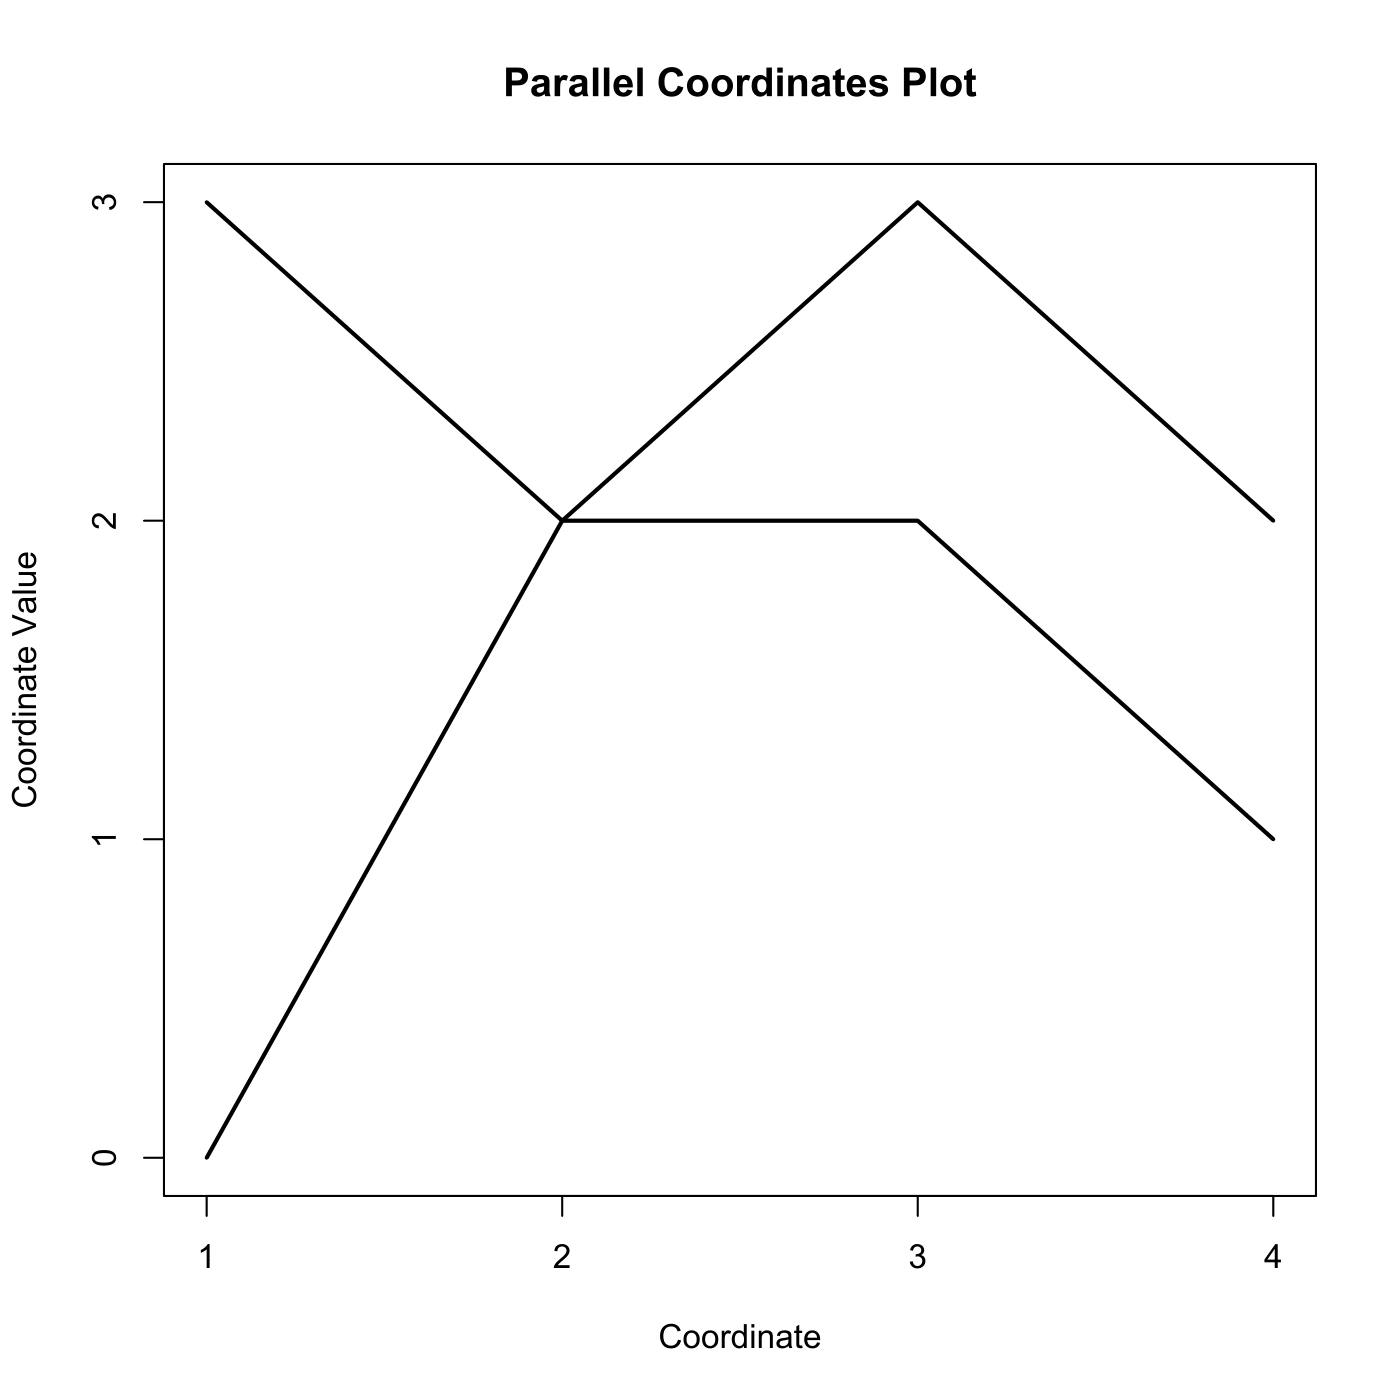

The script that drew this image:

# clear all variables
rm(list = ls(all = TRUE))
graphics.off()

# parameter settings
z1 = c(0, 2, 3, 2)
z2 = c(3, 2, 2, 1)

# Plot
plot(z1, type = "l", ylim = c(0, 3), xlim = c(1, 4), xlab = "Coordinate", lwd = 2, 
    ylab = "Coordinate Value", frame = TRUE, axes = FALSE)
lines(z2, lwd = 2)
axis(side = 1, at = seq(1, 4), labels = seq(1, 4))
axis(side = 2, at = seq(0, 3), labels = seq(0, 3))
title("Parallel Coordinates Plot") 
